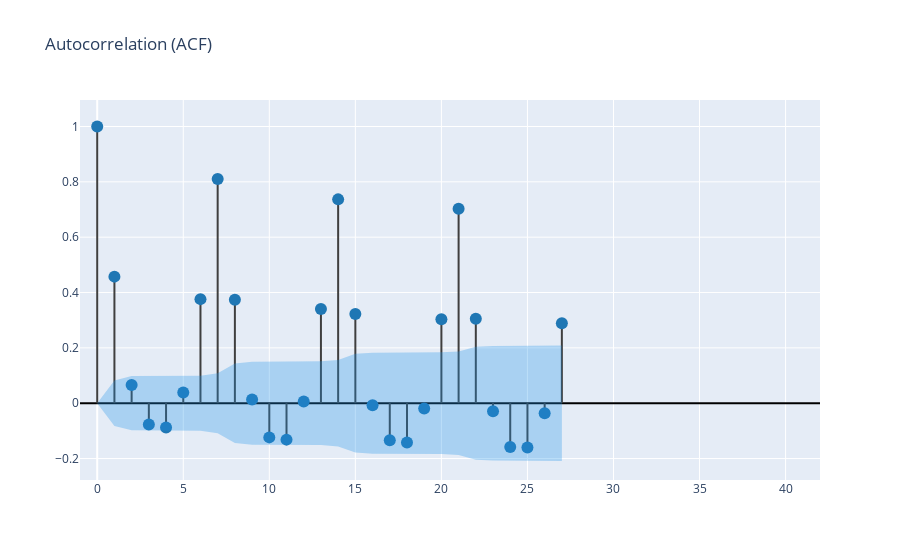
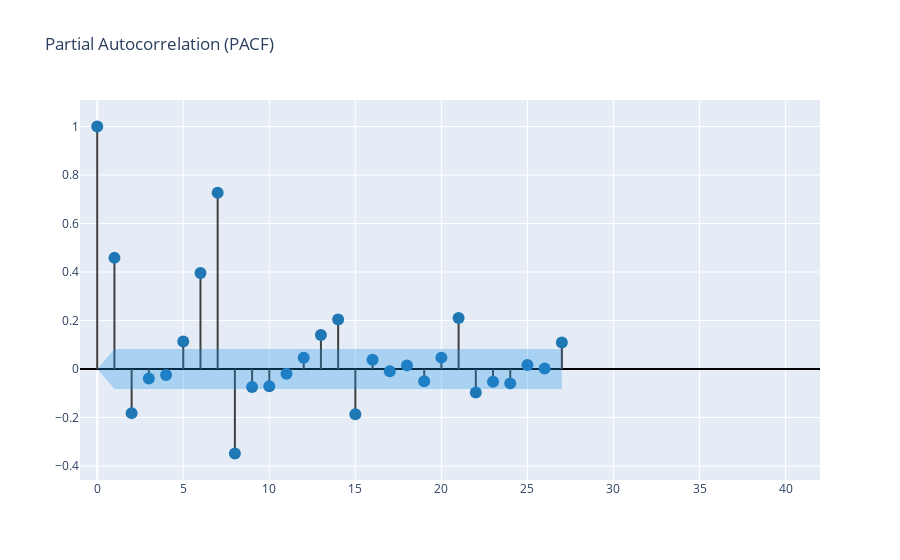

These figures' notebook cell, in order:
### Markdown cell above
Статистика теста: -3.124813888008779
    P-значение:  0.10045051535657906

Так как Р > 0,05, ряд не стационарен, необходимо дифференцирование

### Code cell
demand = clean_data.set_index('date').demand
create_corr_plot(demand, plot_pacf=False)
create_corr_plot(demand, plot_pacf=True)

### Figure 1 — Plotly figure (JSON) as saved in the notebook; plotly's stock layout.template omitted (floating-point values rounded to 4 significant figures)
{"data": [{"line": {"color": "#3f3f3f"}, "mode": "lines", "showlegend": false, "type": "scatter", "x": [0, 0], "y": [0, 1]}, {"line": {"color": "#3f3f3f"}, "mode": "lines", "showlegend": false, "type": "scatter", "x": [1, 1], "y": [0, 0.4574]}, {"line": {"color": "#3f3f3f"}, "mode": "lines", "showlegend": false, "type": "scatter", "x": [2, 2], "y": [0, 0.06601]}, {"line": {"color": "#3f3f3f"}, "mode": "lines", "showlegend": false, "type": "scatter", "x": [3, 3], "y": [0, -0.07695]}, {"line": {"color": "#3f3f3f"}, "mode": "lines", "showlegend": false, "type": "scatter", "x": [4, 4], "y": [0, -0.08782]}, {"line": {"color": "#3f3f3f"}, "mode": "lines", "showlegend": false, "type": "scatter", "x": [5, 5], "y": [0, 0.03859]}, {"line": {"color": "#3f3f3f"}, "mode": "lines", "showlegend": false, "type": "scatter", "x": [6, 6], "y": [0, 0.3761]}, {"line": {"color": "#3f3f3f"}, "mode": "lines", "showlegend": false, "type": "scatter", "x": [7, 7], "y": [0, 0.8099]}, {"line": {"color": "#3f3f3f"}, "mode": "lines", "showlegend": false, "type": "scatter", "x": [8, 8], "y": [0, 0.3741]}, {"line": {"color": "#3f3f3f"}, "mode": "lines", "showlegend": false, "type": "scatter", "x": [9, 9], "y": [0, 0.01301]}, {"line": {"color": "#3f3f3f"}, "mode": "lines", "showlegend": false, "type": "scatter", "x": [10, 10], "y": [0, -0.1235]}, {"line": {"color": "#3f3f3f"}, "mode": "lines", "showlegend": false, "type": "scatter", "x": [11, 11], "y": [0, -0.1317]}, {"line": {"color": "#3f3f3f"}, "mode": "lines", "showlegend": false, "type": "scatter", "x": [12, 12], "y": [0, 0.006353]}, {"line": {"color": "#3f3f3f"}, "mode": "lines", "showlegend": false, "type": "scatter", "x": [13, 13], "y": [0, 0.3404]}, {"line": {"color": "#3f3f3f"}, "mode": "lines", "showlegend": false, "type": "scatter", "x": [14, 14], "y": [0, 0.7366]}, {"line": {"color": "#3f3f3f"}, "mode": "lines", "showlegend": false, "type": "scatter", "x": [15, 15], "y": [0, 0.3226]}, {"line": {"color": "#3f3f3f"}, "mode": "lines", "showlegend": false, "type": "scatter", "x": [16, 16], "y": [0, -0.007191]}, {"line": {"color": "#3f3f3f"}, "mode": "lines", "showlegend": false, "type": "scatter", "x": [17, 17], "y": [0, -0.1338]}, {"line": {"color": "#3f3f3f"}, "mode": "lines", "showlegend": false, "type": "scatter", "x": [18, 18], "y": [0, -0.1422]}, {"line": {"color": "#3f3f3f"}, "mode": "lines", "showlegend": false, "type": "scatter", "x": [19, 19], "y": [0, -0.01954]}, {"line": {"color": "#3f3f3f"}, "mode": "lines", "showlegend": false, "type": "scatter", "x": [20, 20], "y": [0, 0.3032]}, {"line": {"color": "#3f3f3f"}, "mode": "lines", "showlegend": false, "type": "scatter", "x": [21, 21], "y": [0, 0.7027]}, {"line": {"color": "#3f3f3f"}, "mode": "lines", "showlegend": false, "type": "scatter", "x": [22, 22], "y": [0, 0.3049]}, {"line": {"color": "#3f3f3f"}, "mode": "lines", "showlegend": false, "type": "scatter", "x": [23, 23], "y": [0, -0.02937]}, {"line": {"color": "#3f3f3f"}, "mode": "lines", "showlegend": false, "type": "scatter", "x": [24, 24], "y": [0, -0.1586]}, {"line": {"color": "#3f3f3f"}, "mode": "lines", "showlegend": false, "type": "scatter", "x": [25, 25], "y": [0, -0.1603]}, {"line": {"color": "#3f3f3f"}, "mode": "lines", "showlegend": false, "type": "scatter", "x": [26, 26], "y": [0, -0.03619]}, {"line": {"color": "#3f3f3f"}, "mode": "lines", "showlegend": false, "type": "scatter", "x": [27, 27], "y": [0, 0.2888]}, {"marker": {"color": "#1f77b4", "size": 12}, "mode": "markers", "showlegend": false, "type": "scatter", "x": [0, 1, 2, 3, 4, 5, 6, 7, 8, 9, 10, 11, 12, 13, 14, 15, 16, 17, 18, 19, 20, 21, 22, 23, 24, 25, 26, 27], "y": [1, 0.4574, 0.06601, -0.07695, -0.08782, 0.03859, 0.3761, 0.8099, 0.3741, 0.01301, -0.1235, -0.1317, 0.006353, 0.3404, 0.7366, 0.3226, -0.007191, -0.1338, -0.1422, -0.01954, 0.3032, 0.7027, 0.3049, -0.02937, -0.1586, -0.1603, -0.03619, 0.2888]}, {"line": {"color": "rgba(255,255,255,0)"}, "mode": "lines", "showlegend": false, "type": "scatter", "x": [0, 1, 2, 3, 4, 5, 6, 7, 8, 9, 10, 11, 12, 13, 14, 15, 16, 17, 18, 19, 20, 21, 22, 23, 24, 25, 26, 27], "y": [0, 0.08217, 0.09786, 0.09816, 0.09857, 0.09909, 0.0992, 0.1084, 0.1435, 0.15, 0.15, 0.1507, 0.1515, 0.1515, 0.1565, 0.1784, 0.1823, 0.1823, 0.183, 0.1837, 0.1837, 0.1871, 0.2041, 0.2072, 0.2072, 0.208, 0.2088, 0.2089]}, {"fill": "tonexty", "fillcolor": "rgba(32, 146, 230,0.3)", "line": {"color": "rgba(255,255,255,0)"}, "mode": "lines", "showlegend": false, "type": "scatter", "x": [0, 1, 2, 3, 4, 5, 6, 7, 8, 9, 10, 11, 12, 13, 14, 15, 16, 17, 18, 19, 20, 21, 22, 23, 24, 25, 26, 27], "y": [0, -0.08217, -0.09786, -0.09816, -0.09857, -0.09909, -0.0992, -0.1084, -0.1435, -0.15, -0.15, -0.1507, -0.1515, -0.1515, -0.1565, -0.1784, -0.1823, -0.1823, -0.183, -0.1837, -0.1837, -0.1871, -0.2041, -0.2072, -0.2072, -0.208, -0.2088, -0.2089]}], "layout": {"title": {"text": "Autocorrelation (ACF)"}, "xaxis": {"range": [-1, 42]}, "yaxis": {"zerolinecolor": "#000000"}}}

### Figure 2 — Plotly figure (JSON) as saved in the notebook; plotly's stock layout.template omitted (floating-point values rounded to 4 significant figures)
{"data": [{"line": {"color": "#3f3f3f"}, "mode": "lines", "showlegend": false, "type": "scatter", "x": [0, 0], "y": [0, 1]}, {"line": {"color": "#3f3f3f"}, "mode": "lines", "showlegend": false, "type": "scatter", "x": [1, 1], "y": [0, 0.4583]}, {"line": {"color": "#3f3f3f"}, "mode": "lines", "showlegend": false, "type": "scatter", "x": [2, 2], "y": [0, -0.182]}, {"line": {"color": "#3f3f3f"}, "mode": "lines", "showlegend": false, "type": "scatter", "x": [3, 3], "y": [0, -0.03908]}, {"line": {"color": "#3f3f3f"}, "mode": "lines", "showlegend": false, "type": "scatter", "x": [4, 4], "y": [0, -0.02429]}, {"line": {"color": "#3f3f3f"}, "mode": "lines", "showlegend": false, "type": "scatter", "x": [5, 5], "y": [0, 0.1131]}, {"line": {"color": "#3f3f3f"}, "mode": "lines", "showlegend": false, "type": "scatter", "x": [6, 6], "y": [0, 0.3962]}, {"line": {"color": "#3f3f3f"}, "mode": "lines", "showlegend": false, "type": "scatter", "x": [7, 7], "y": [0, 0.7269]}, {"line": {"color": "#3f3f3f"}, "mode": "lines", "showlegend": false, "type": "scatter", "x": [8, 8], "y": [0, -0.3484]}, {"line": {"color": "#3f3f3f"}, "mode": "lines", "showlegend": false, "type": "scatter", "x": [9, 9], "y": [0, -0.07405]}, {"line": {"color": "#3f3f3f"}, "mode": "lines", "showlegend": false, "type": "scatter", "x": [10, 10], "y": [0, -0.07127]}, {"line": {"color": "#3f3f3f"}, "mode": "lines", "showlegend": false, "type": "scatter", "x": [11, 11], "y": [0, -0.01956]}, {"line": {"color": "#3f3f3f"}, "mode": "lines", "showlegend": false, "type": "scatter", "x": [12, 12], "y": [0, 0.04621]}, {"line": {"color": "#3f3f3f"}, "mode": "lines", "showlegend": false, "type": "scatter", "x": [13, 13], "y": [0, 0.1404]}, {"line": {"color": "#3f3f3f"}, "mode": "lines", "showlegend": false, "type": "scatter", "x": [14, 14], "y": [0, 0.2041]}, {"line": {"color": "#3f3f3f"}, "mode": "lines", "showlegend": false, "type": "scatter", "x": [15, 15], "y": [0, -0.1868]}, {"line": {"color": "#3f3f3f"}, "mode": "lines", "showlegend": false, "type": "scatter", "x": [16, 16], "y": [0, 0.03851]}, {"line": {"color": "#3f3f3f"}, "mode": "lines", "showlegend": false, "type": "scatter", "x": [17, 17], "y": [0, -0.009311]}, {"line": {"color": "#3f3f3f"}, "mode": "lines", "showlegend": false, "type": "scatter", "x": [18, 18], "y": [0, 0.01493]}, {"line": {"color": "#3f3f3f"}, "mode": "lines", "showlegend": false, "type": "scatter", "x": [19, 19], "y": [0, -0.0502]}, {"line": {"color": "#3f3f3f"}, "mode": "lines", "showlegend": false, "type": "scatter", "x": [20, 20], "y": [0, 0.04689]}, {"line": {"color": "#3f3f3f"}, "mode": "lines", "showlegend": false, "type": "scatter", "x": [21, 21], "y": [0, 0.2107]}, {"line": {"color": "#3f3f3f"}, "mode": "lines", "showlegend": false, "type": "scatter", "x": [22, 22], "y": [0, -0.09682]}, {"line": {"color": "#3f3f3f"}, "mode": "lines", "showlegend": false, "type": "scatter", "x": [23, 23], "y": [0, -0.05271]}, {"line": {"color": "#3f3f3f"}, "mode": "lines", "showlegend": false, "type": "scatter", "x": [24, 24], "y": [0, -0.05929]}, {"line": {"color": "#3f3f3f"}, "mode": "lines", "showlegend": false, "type": "scatter", "x": [25, 25], "y": [0, 0.01647]}, {"line": {"color": "#3f3f3f"}, "mode": "lines", "showlegend": false, "type": "scatter", "x": [26, 26], "y": [0, 0.001894]}, {"line": {"color": "#3f3f3f"}, "mode": "lines", "showlegend": false, "type": "scatter", "x": [27, 27], "y": [0, 0.1097]}, {"marker": {"color": "#1f77b4", "size": 12}, "mode": "markers", "showlegend": false, "type": "scatter", "x": [0, 1, 2, 3, 4, 5, 6, 7, 8, 9, 10, 11, 12, 13, 14, 15, 16, 17, 18, 19, 20, 21, 22, 23, 24, 25, 26, 27], "y": [1, 0.4583, -0.182, -0.03908, -0.02429, 0.1131, 0.3962, 0.7269, -0.3484, -0.07405, -0.07127, -0.01956, 0.04621, 0.1404, 0.2041, -0.1868, 0.03851, -0.009311, 0.01493, -0.0502, 0.04689, 0.2107, -0.09682, -0.05271, -0.05929, 0.01647, 0.001894, 0.1097]}, {"line": {"color": "rgba(255,255,255,0)"}, "mode": "lines", "showlegend": false, "type": "scatter", "x": [0, 1, 2, 3, 4, 5, 6, 7, 8, 9, 10, 11, 12, 13, 14, 15, 16, 17, 18, 19, 20, 21, 22, 23, 24, 25, 26, 27], "y": [0, 0.08217, 0.08217, 0.08217, 0.08217, 0.08217, 0.08217, 0.08217, 0.08217, 0.08217, 0.08217, 0.08217, 0.08217, 0.08217, 0.08217, 0.08217, 0.08217, 0.08217, 0.08217, 0.08217, 0.08217, 0.08217, 0.08217, 0.08217, 0.08217, 0.08217, 0.08217, 0.08217]}, {"fill": "tonexty", "fillcolor": "rgba(32, 146, 230,0.3)", "line": {"color": "rgba(255,255,255,0)"}, "mode": "lines", "showlegend": false, "type": "scatter", "x": [0, 1, 2, 3, 4, 5, 6, 7, 8, 9, 10, 11, 12, 13, 14, 15, 16, 17, 18, 19, 20, 21, 22, 23, 24, 25, 26, 27], "y": [0, -0.08217, -0.08217, -0.08217, -0.08217, -0.08217, -0.08217, -0.08217, -0.08217, -0.08217, -0.08217, -0.08217, -0.08217, -0.08217, -0.08217, -0.08217, -0.08217, -0.08217, -0.08217, -0.08217, -0.08217, -0.08217, -0.08217, -0.08217, -0.08217, -0.08217, -0.08217, -0.08217]}], "layout": {"title": {"text": "Partial Autocorrelation (PACF)"}, "xaxis": {"range": [-1, 42]}, "yaxis": {"zerolinecolor": "#000000"}}}
